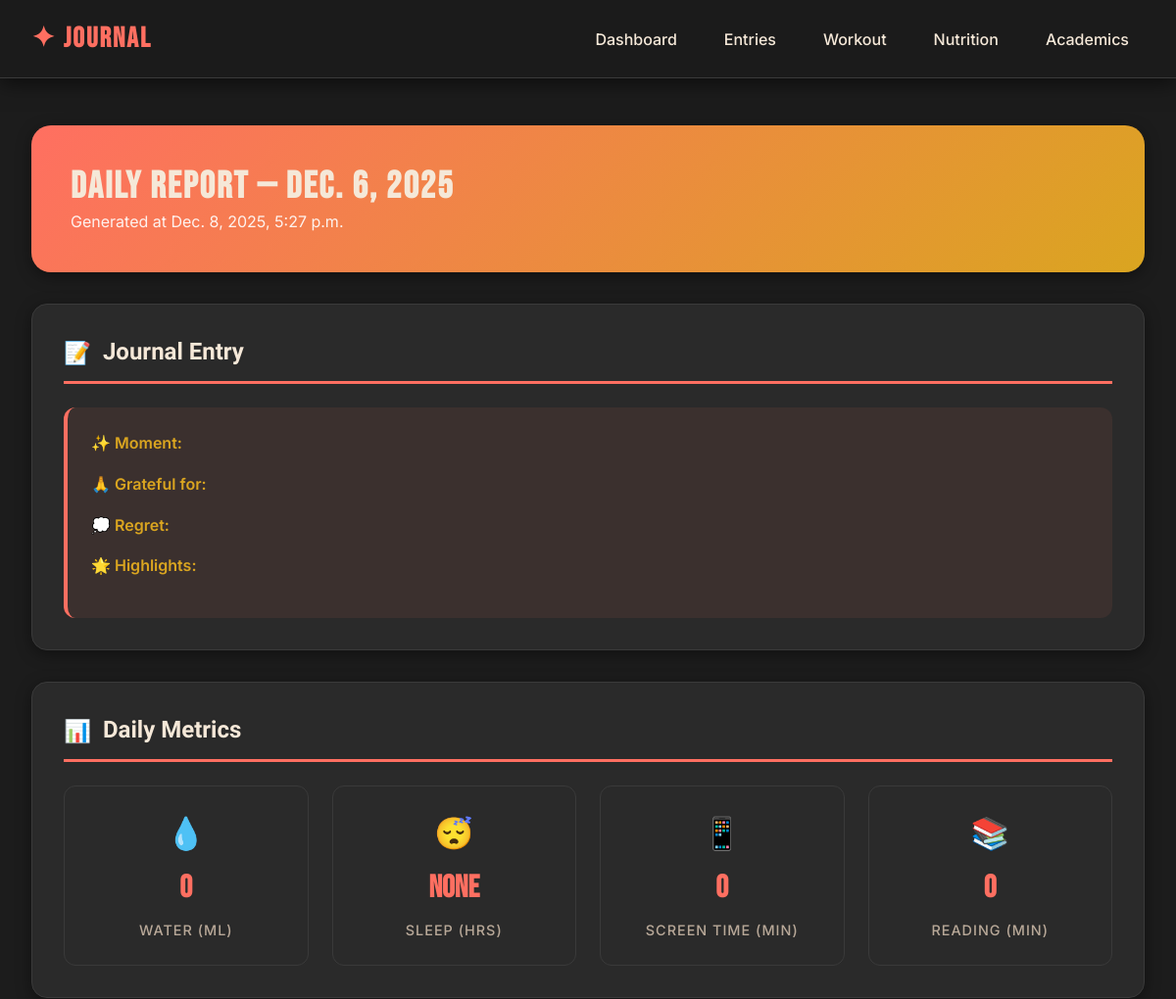
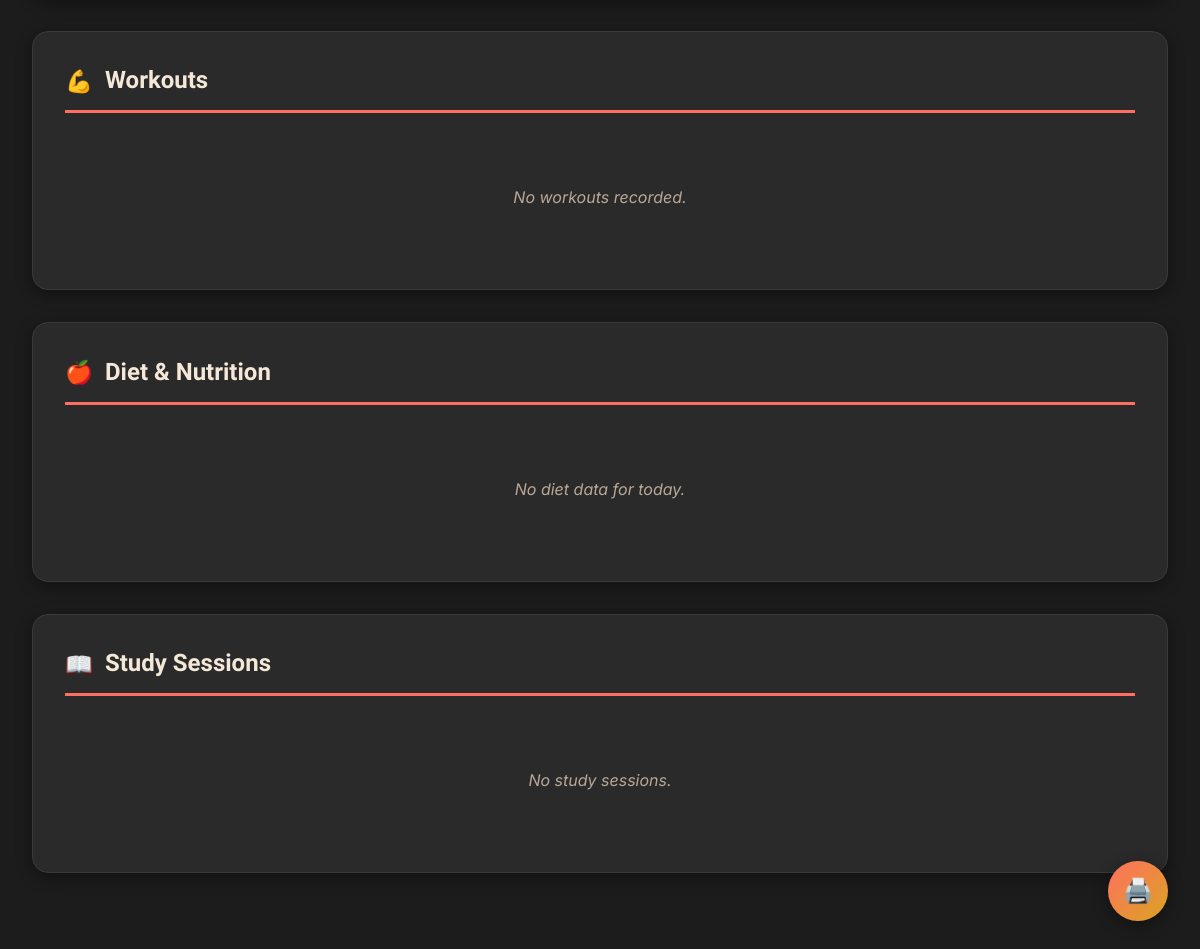
Screenshot of /report/daily/2025-12-06/ (signed in) with the database file from the repository (2 pictures, top to bottom).
### core/models.py (models this page shows, shortened)
class DailyMetrics(models.Model):
    user = models.ForeignKey(User, on_delete=models.CASCADE, related_name='daily_metrics')
    date = models.DateField()
    water_ml = models.PositiveIntegerField(default=0, help_text="Total water consumed in ml")
    sleep_hours = models.FloatField(null=True, blank=True)
    screen_time_minutes = models.PositiveIntegerField(default=0)
    steps = models.PositiveIntegerField(null=True, blank=True)
    mood = models.CharField(max_length=50, blank=True)
    bad_habits = models.TextField(blank=True, help_text='Comma-separated or JSON for now')
    books_minutes = models.PositiveIntegerField(default=0)
    notes = models.TextField(blank=True)
    created_at = models.DateTimeField(auto_now_add=True)
    class Meta:
        unique_together = ('user', 'date')
        indexes = [
            models.Index(fields=['user', 'date']),
        ]

### core/views.py (the view)
# urls.py: path('report/daily/<str:date>/', views.generate_daily_report, name='daily_report'),
@login_required
def generate_daily_report(request, date=None):
    if isinstance(date, str) and date:
        try:
            selected_date = timezone.datetime.strptime(date, '%Y-%m-%d').date()
        except Exception:
            selected_date = _date.today()
    else:
        selected_date = _date.today()
    user = request.user
    journal = JournalEntry.objects.filter(user=user, date=selected_date).first()
    daily_metrics = DailyMetrics.objects.filter(user=user, date=selected_date).first()
    workouts = WorkoutSession.objects.filter(user=user, date=selected_date)
    diet_entries = DietEntry.objects.filter(user=user, date=selected_date)
    studies = StudySession.objects.filter(user=user, date=selected_date)
    total_protein = sum([d.total_protein() or 0.0 for d in diet_entries])
    context = {
        'selected_date': selected_date,
        'journal': journal,
        'daily_metrics': daily_metrics,
        'workouts': workouts,
        'diet_entries': diet_entries,
        'studies': studies,
        'total_protein': round(total_protein, 2),
        'generated_at': timezone.now(),
        'user': user,
    }
    return render(request, 'core/daily_report.html', context)

### core/templates/core/daily_report.html (shortened to what this page needs)
{% extends 'base.html' %}
{% block content %}
<div class="report-header">
  <h2>Daily Report — {{ selected_date }}</h2>
  <small>Generated at {{ generated_at }}</small>
</div>
<div class="content-section">
  <div class="section-header">
    <span>📝</span>
    <h4>Journal Entry</h4>
  </div>
  {% if journal %}
  <div class="journal-entry">
    <p><strong>✨ Moment:</strong> {{ journal.moment_of_day }}</p>
    <p><strong>🙏 Grateful for:</strong> {{ journal.grateful_for }}</p>
    <p><strong>💭 Regret:</strong> {{ journal.regret }}</p>
    <p><strong>🌟 Highlights:</strong> {{ journal.highlights }}</p>
  </div>
  {% else %}
  <div class="empty-state">No journal entry for this day.</div>
  {% endif %}
</div>
<div class="content-section">
  <div class="section-header">
    <span>📊</span>
    <h4>Daily Metrics</h4>
  </div>
  {% if daily_metrics %}
  <div class="metrics-grid">
    <div class="metric-box">
      <div>💧</div>
      <div class="metric-value">{{ daily_metrics.water_ml }}</div>
      <div>Water (ml)</div>
    </div>
    <div class="metric-box">
      <div>😴</div>
      <div class="metric-value">{{ daily_metrics.sleep_hours }}</div>
      <div>Sleep (hrs)</div>
    </div>
    <div class="metric-box">
      <div>📱</div>
      <div class="metric-value">{{ daily_metrics.screen_time_minutes }}</div>
      <div>Screen Time (min)</div>
    </div>
    <div class="metric-box">
      <div>📚</div>
      <div class="metric-value">{{ daily_metrics.books_minutes }}</div>
      <div>Reading (min)</div>
    </div>
  </div>
  {% else %}
  <div class="empty-state">No metrics recorded for this day.</div>
  {% endif %}
</div>
<div class="content-section">
  <div class="section-header">
    <span>💪</span>
    <h4>Workouts</h4>
  </div>
  {% for w in workouts %}
  <div class="workout-card">
    <strong>{{ w.workout_type }} — {{ w.duration_minutes }} minutes</strong>
    <ul>
      {% for ex in w.exercises.all %}
      <li>{{ ex.exercise.name }} — {{ ex.sets }} x {{ ex.reps }} {% if ex.weight_kg %}@ {{ ex.weight_kg }}kg{% endif %}</li>
      {% endfor %}
    </ul>
  </div>
  {% empty %}
  <div class="empty-state">No workouts recorded.</div>
  {% endfor %}
</div>
<div class="content-section">
  <div class="section-header">
    <span>🍎</span>
    <h4>Diet & Nutrition</h4>
  </div>
  {% for d in diet_entries %}
  <div class="diet-card">
    <strong>{{ d.get_meal_type_display }} @ {{ d.time }}</strong>
    <ul>
      {% for it in d.items.all %}
      <li>{{ it.food.name }} — {{ it.amount }}g ({{ it.protein_calculated }}g protein)</li>
      {% endfor %}
    </ul>
  </div>
  {% empty %}
  <div class="empty-state">No diet data for today.</div>
  {% endfor %}
</div>
<div class="content-section">
  <div class="section-header">
    <span>📖</span>
    <h4>Study Sessions</h4>
  </div>
  {% for s in studies %}
  <div class="study-card">
    <div>
      <strong>{{ s.activity_type }}</strong>
      <div class="text-muted">{{ s.topics.all|join:", " }}</div>
    </div>
    <div class="study-duration">{{ s.duration_hours }} hrs</div>
  </div>
  {% empty %}
  <div class="empty-state">No study sessions.</div>
  {% endfor %}
</div>
<button class="print-btn" onclick="window.print()">🖨️</button>
{% endblock %}

### core/templates/core/daily_report.html (style rules this page uses)
.report-header { background: linear-gradient(135deg, var(--accent-coral) 0%, var(--accent-golden) 100%); color: white; padding: 2.5rem; border-radius: 20px; box-shadow: var(--shadow-card); margin-bottom: 2rem; }
.report-header h2 { margin: 0; font-size: 2.4rem; font-family: 'Bebas Neue', sans-serif; text-transform: uppercase; letter-spacing: 2px; }
.report-header small { font-size: 1rem; opacity: 0.9; font-family: 'Inter', sans-serif; }
.section-header { border-bottom: 3px solid var(--accent-coral); margin-bottom: 1.5rem; padding-bottom: 0.8rem; display: flex; align-items: center; gap: 12px; }
.section-header h4 { margin: 0; font-family: 'Montserrat', sans-serif; font-weight: 600; color: var(--text-main); }
.section-header span { font-size: 1.4rem; }
.content-section { padding: 2rem; border-radius: 16px; background: var(--card-bg); box-shadow: var(--shadow-card); margin-bottom: 2rem; border: 1px solid var(--border-color); }
.journal-entry { border-left: 4px solid var(--accent-coral); padding: 1.5rem; background: rgba(255, 111, 97, 0.08); border-radius: 12px; font-family: 'Inter', sans-serif; }
.journal-entry p { margin-bottom: 1rem; line-height: 1.6; }
.journal-entry strong { color: var(--accent-golden); font-weight: 600; }
.metrics-grid { display: grid; grid-template-columns: repeat(auto-fit, minmax(180px, 1fr)); gap: 1.5rem; }
.metric-box { text-align: center; padding: 1.5rem; border-radius: 12px; border: 1px solid var(--border-color); background: var(--card-bg); transition: all 0.3s ease; }
.metric-box > div:first-child { font-size: 2rem; margin-bottom: 0.5rem; }
.metric-value { font-size: 2rem; font-weight: 700; color: var(--accent-coral); font-family: 'Bebas Neue', sans-serif; margin: 0.5rem 0; }
.metric-box > div:last-child { color: var(--text-muted); font-size: 0.9rem; text-transform: uppercase; letter-spacing: 1px; font-weight: 500; }
.empty-state { text-align: center; font-style: italic; padding: 3rem; color: var(--text-muted); font-family: 'Inter', sans-serif; }
.print-btn { position: fixed; bottom: 2rem; right: 2rem; width: 60px; height: 60px; border-radius: 50%; background: linear-gradient(135deg, var(--accent-coral) 0%, var(--accent-golden) 100%); color: white; border: none; font-size: 1.5rem; cursor: pointer; box-shadow: var(--shadow-card); transition: all 0.3s ease; }

### core/templates/base.html (style rules this page uses)
:root { --bg-body: #1C1C1C; --bg-navbar: rgba(28, 28, 28, 0.95); --card-bg: #2A2A2A; --text-main: #F5E8D8; --text-muted: #B8A898; --text-quote: #DAA520; --border-color: #3A3A3A; --accent-coral: #FF6F61; --accent-golden: #DAA520; --hover-color: #FF4500; --shadow-navbar: 0 4px 20px rgba(0,0,0,0.6); --shadow-card: 0 4px 16px rgba(0,0,0,0.4); --accent-soft: rgba(255, 111, 97, 0.15); }
body { background: var(--bg-body); font-family: 'Inter', sans-serif; color: var(--text-main); padding-top: 80px; min-height: 100vh; }
h2, h3, h4 { font-family: 'Montserrat', sans-serif; font-weight: 600; color: var(--text-main); }
p, span, li, label, input, textarea, td, th { font-family: 'Inter', sans-serif; color: var(--text-main); }

### rows the page displays
DailyMetrics: water_ml "0", sleep_hours "None", screen_time_minutes "0", books_minutes "0"

### other values shown
{{ selected_date }} "DEC. 6, 2025"
